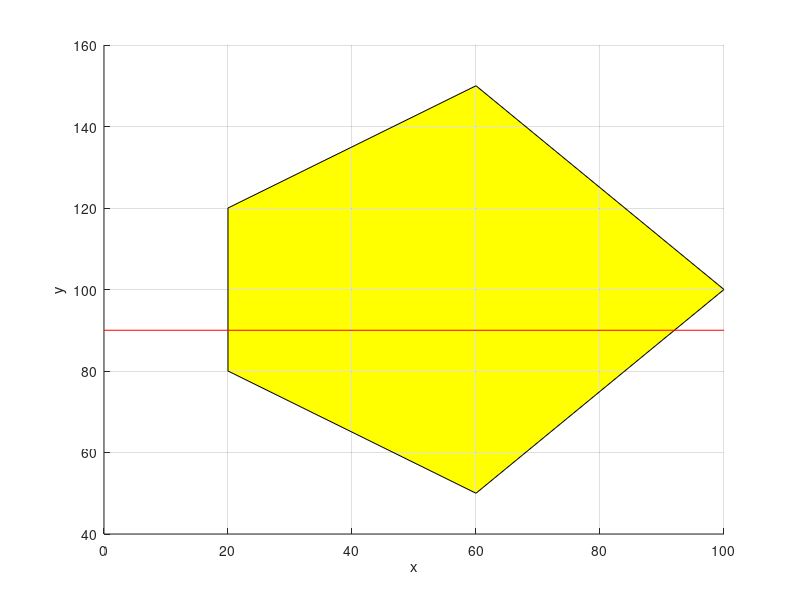

MATLAB code to generate this figure: (Note: this script raises an error after producing the figure.)
clc;
clear;
close all;
vertexes = [60 50 0;
100 100 0;
60 150 0;
20 120 0;
20 80 0;];
patch(vertexes(:,1),vertexes(:,2),vertexes(:,3),'y');
hold on
grid on
xlabel('x')
ylabel('y')
zlabel('z')
p1 = [0 90 30];
p2 = [100 90 50];
plot3([p1(1),p2(1)],[p1(2),p2(2)],[p1(3),p2(3)],'r');
x = 0:0.1:100;
[X Z] = meshgrid(x);
Y = 90*ones(size(X));
mesh(X,Y,Z,'y');
